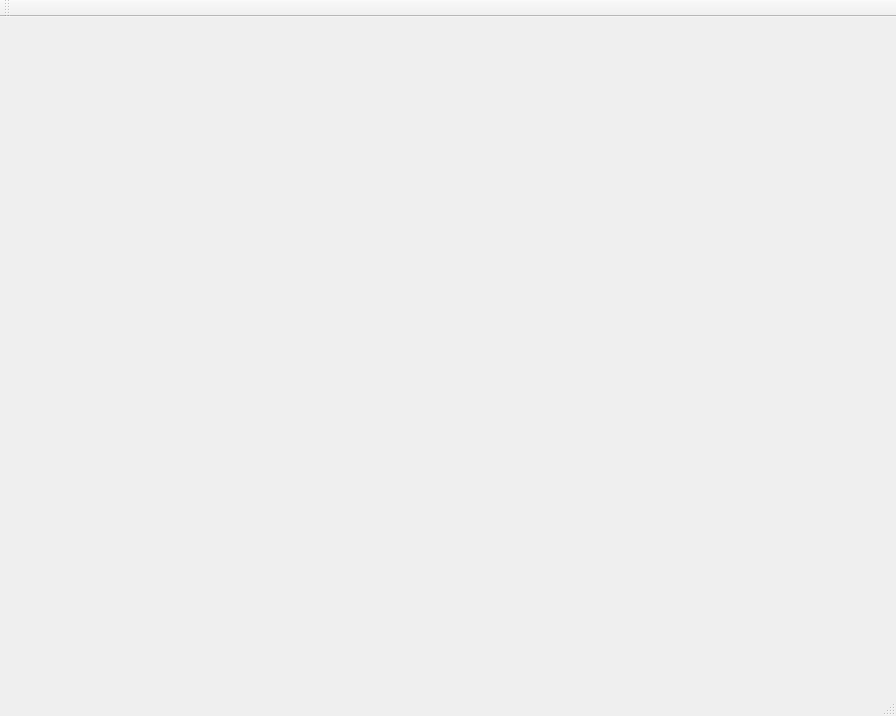
<?xml version="1.0" encoding="UTF-8"?>
<ui version="4.0">
 <class>MainWindow_imgViewer</class>
 <widget class="QMainWindow" name="MainWindow_imgViewer">
  <property name="geometry">
   <rect>
    <x>0</x>
    <y>0</y>
    <width>896</width>
    <height>716</height>
   </rect>
  </property>
  <property name="windowTitle">
   <string>MainWindow_imgViewer</string>
  </property>
  <widget class="QWidget" name="centralWidget"/>
  <widget class="QMenuBar" name="menuBar">
   <property name="geometry">
    <rect>
     <x>0</x>
     <y>0</y>
     <width>896</width>
     <height>20</height>
    </rect>
   </property>
  </widget>
  <widget class="QToolBar" name="mainToolBar">
   <attribute name="toolBarArea">
    <enum>TopToolBarArea</enum>
   </attribute>
   <attribute name="toolBarBreak">
    <bool>false</bool>
   </attribute>
  </widget>
  <widget class="QStatusBar" name="statusBar"/>
 </widget>
 <layoutdefault spacing="6" margin="11"/>
 <resources/>
 <connections/>
</ui>
